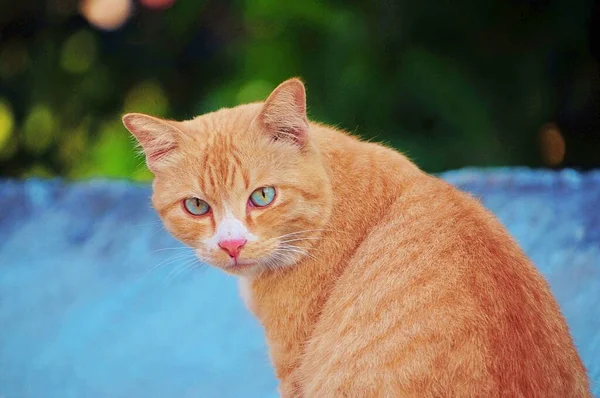
#> input picture AI/1ST Prictice/images/cat4.jpg, 600 x 398 px
$ python color_cvt.py
#> lines starting #> are read from the running program, lines starting #| are printed output that depends on the picture
import cv2 as cv
import numpy as np

img = cv.imread('images/cat4.jpg')
#> img is the input picture: shape (398, 600, 3); mean B, G, R 99, 111.2, 111.4
cv.imshow("IMG",img)

gray = cv.cvtColor(img, cv.COLOR_BGR2GRAY)
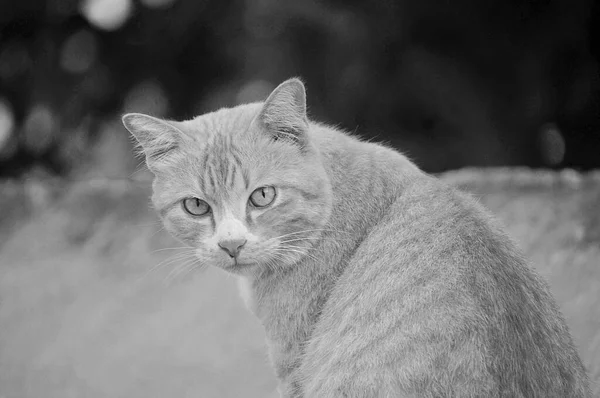
#> gray: shape (398, 600); min 1, max 237, mean 109.9
cv.imshow("Gray", gray)

hsv = cv.cvtColor(img, cv.COLOR_BGR2HSV)
#> hsv: shape (398, 600, 3); mean H, S, V 51.8, 129.7, 143.6
cv.imshow("HSV", hsv)

hsv_bgr = cv.cvtColor(hsv, cv.COLOR_HSV2BGR)
cv.imshow("hsv_bgr", hsv_bgr)

cv.waitKey(0)

$ run again, with AI/1ST Prictice/images/cat3.jpg copied over AI/1ST Prictice/images/cat4.jpg
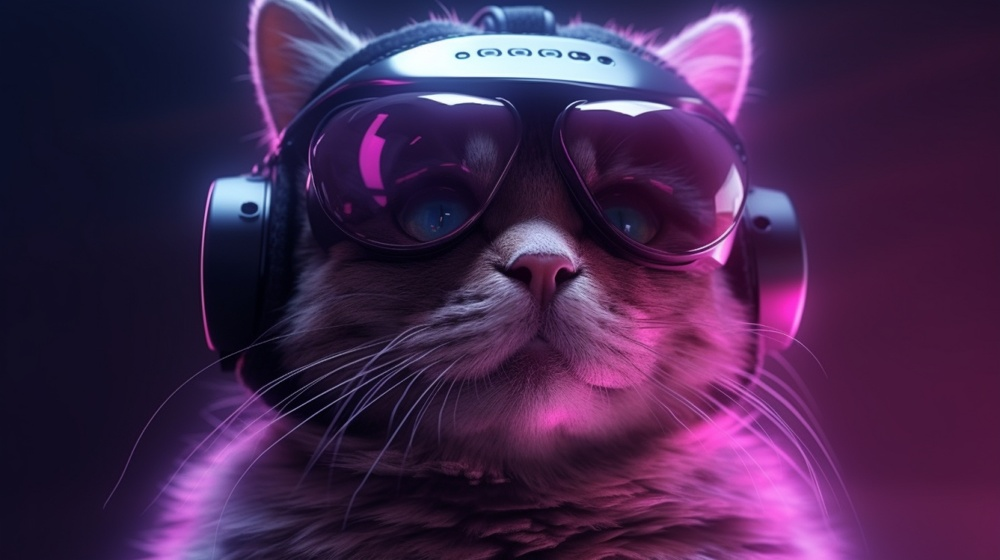
#> input picture AI/1ST Prictice/images/cat3.jpg, 1000 x 560 px, shrunk from 4500 x 2521 before the run
#> img is the input picture: shape (560, 1000, 3); mean B, G, R 78.8, 38.6, 68.1
#> `gray = cv.cvtColor(img, cv.COLOR_BGR2GRAY)`:
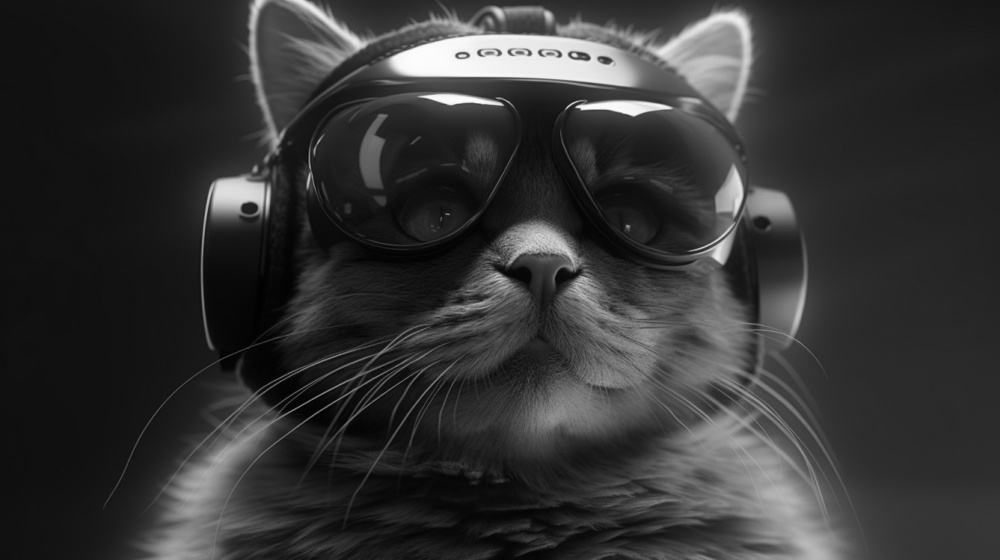
#> gray: shape (560, 1000); min 1, max 254, mean 52
#> hsv: shape (560, 1000, 3); mean H, S, V 138.6, 154.6, 83.5

$ run again, with AI/1ST Prictice/images/CityofLondon.jpg copied over AI/1ST Prictice/images/cat4.jpg
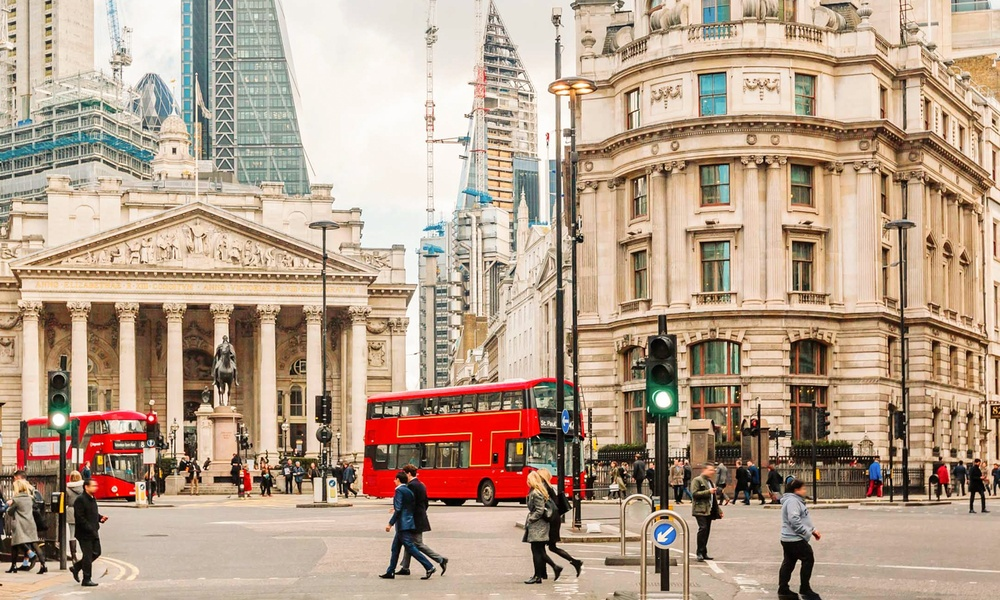
#> input picture AI/1ST Prictice/images/CityofLondon.jpg, 1000 x 600 px, shrunk from 2160 x 1296 before the run
#> img is the input picture: shape (600, 1000, 3); mean B, G, R 139.3, 159.8, 183.3
#> `gray = cv.cvtColor(img, cv.COLOR_BGR2GRAY)`:
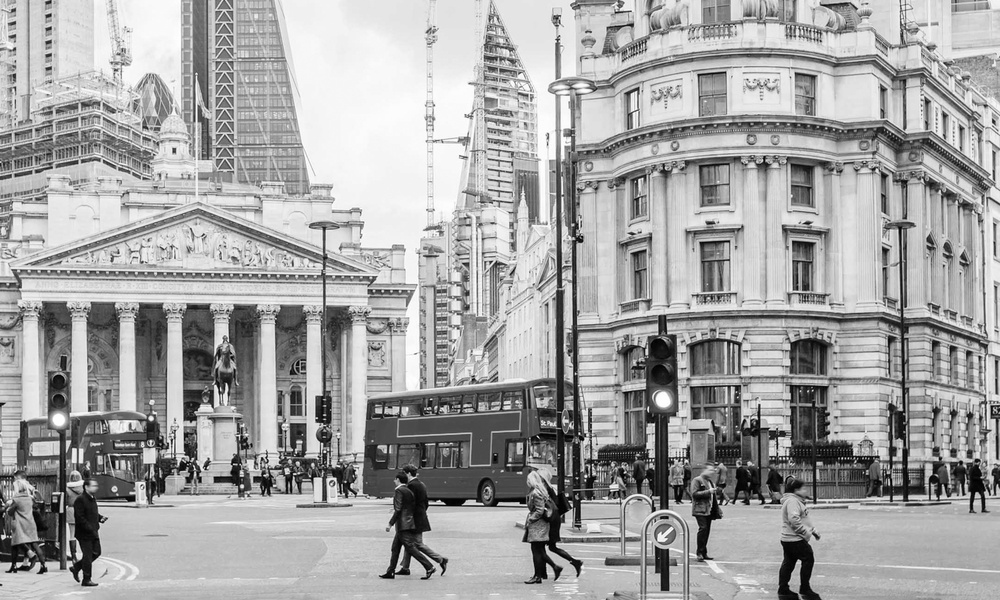
#> gray: shape (600, 1000); min 0, max 255, mean 164.5
#> hsv: shape (600, 1000, 3); mean H, S, V 20.7, 73.5, 184.9

$ run again, with AI/1ST Prictice/images/caption.jpg copied over AI/1ST Prictice/images/cat4.jpg
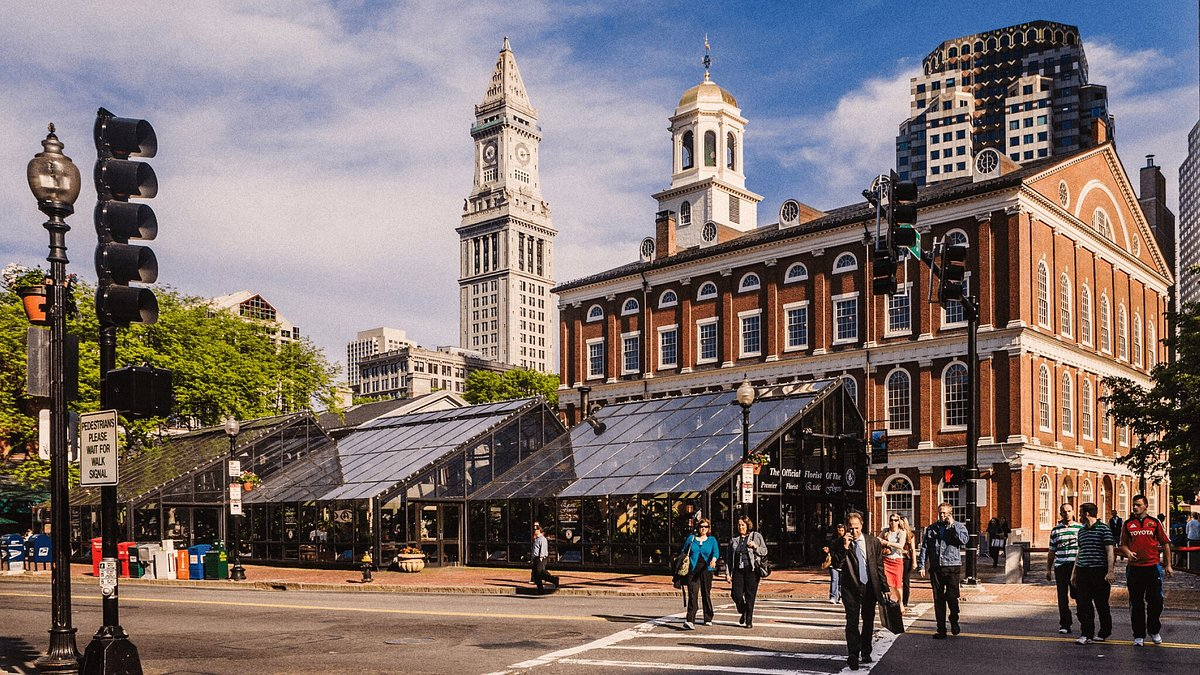
#> input picture AI/1ST Prictice/images/caption.jpg, 1200 x 675 px
#> img is the input picture: shape (675, 1200, 3); mean B, G, R 109.6, 112.6, 126.2
#> `gray = cv.cvtColor(img, cv.COLOR_BGR2GRAY)`:
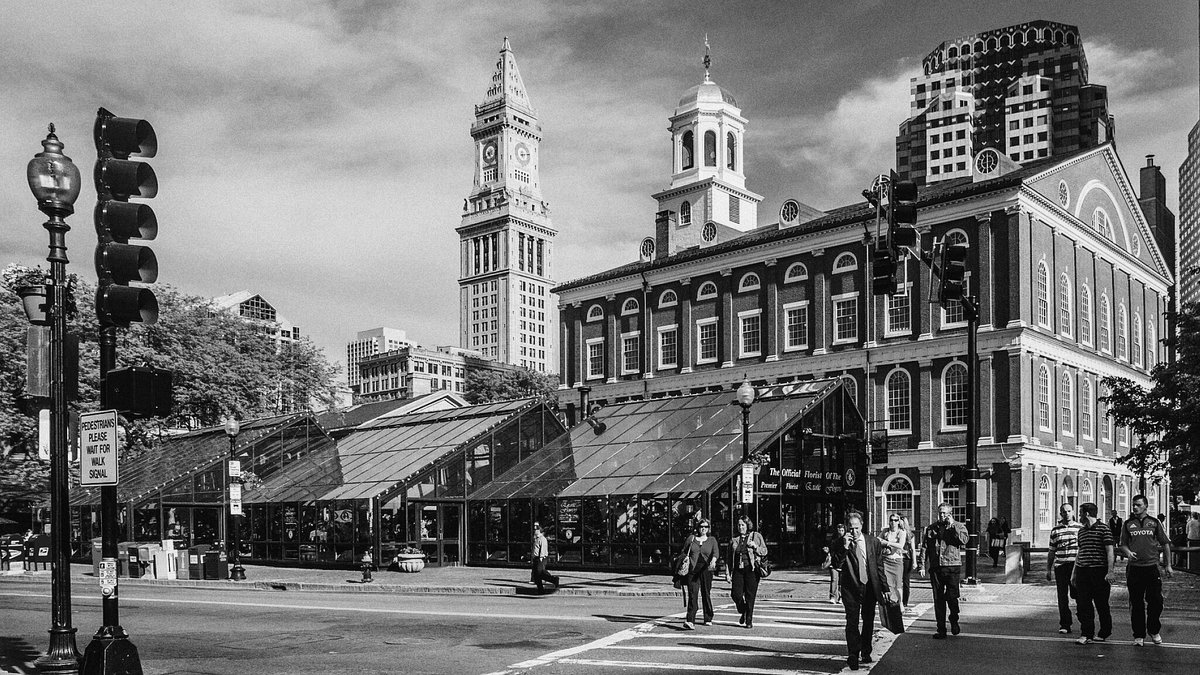
#> gray: shape (675, 1200); min 0, max 255, mean 116.3
#> hsv: shape (675, 1200, 3); mean H, S, V 63.1, 85.4, 135.5
